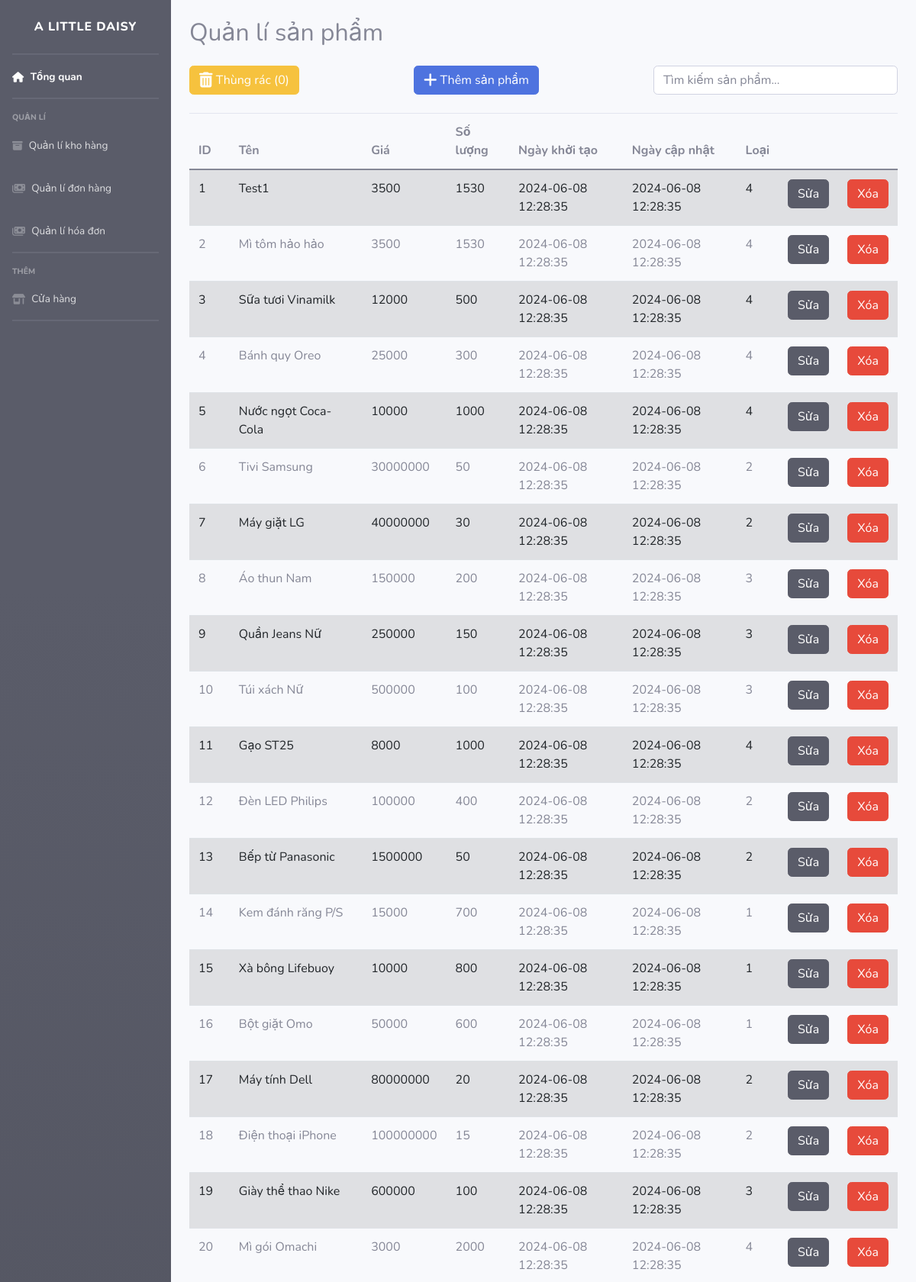
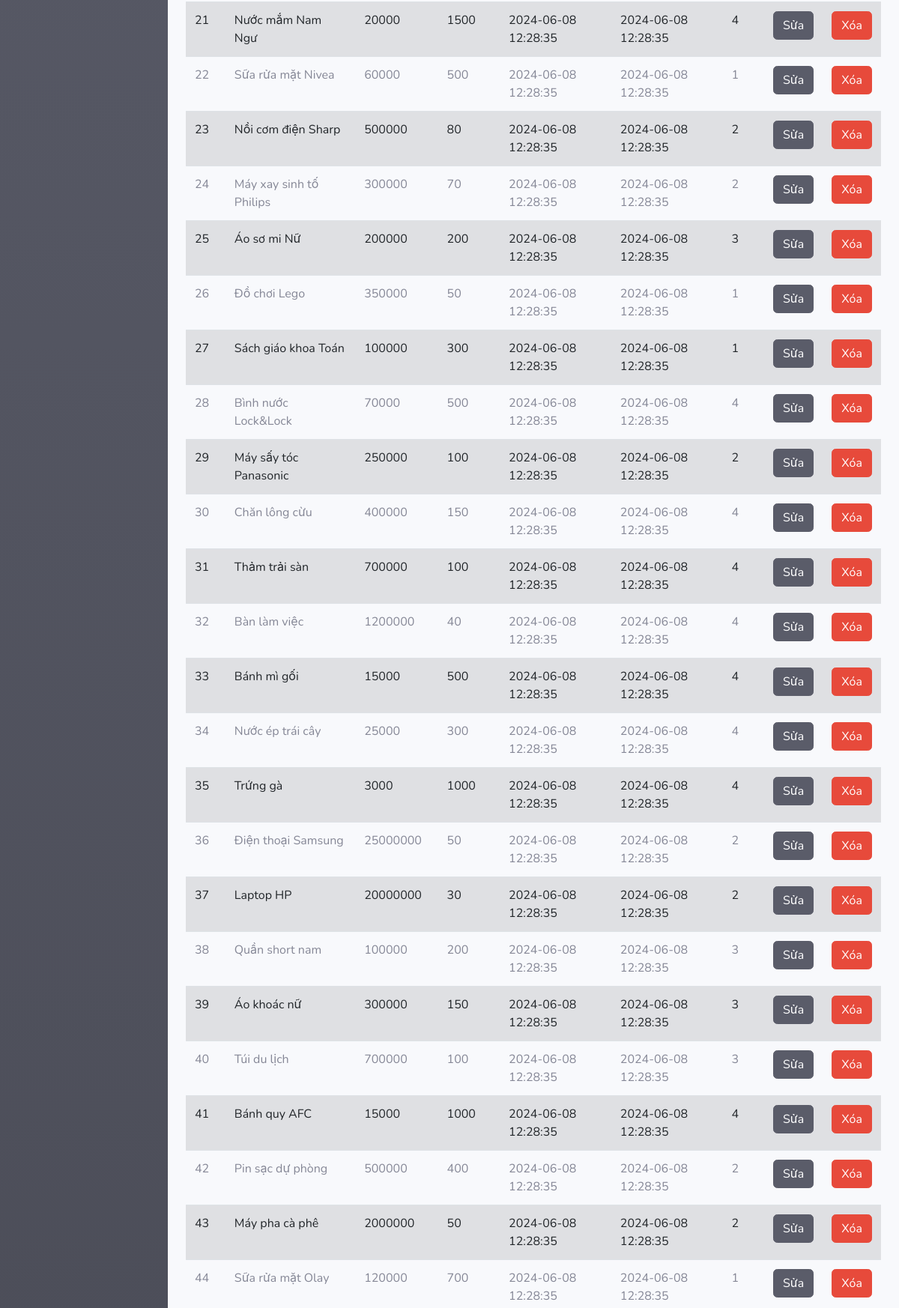
The page /routes/management-item.php (upper part) on the database its author committed (2 pictures, top to bottom).
### tables this page shows
CREATE TABLE products (
    id INT PRIMARY KEY AUTO_INCREMENT,
    name VARCHAR(350) COMMENT 'Tên sản phẩm',
    price FLOAT NOT NULL CHECK (price >= 0),
    count int(11),
    created_at DATETIME DEFAULT CURRENT_TIMESTAMP,
    updated_at DATETIME DEFAULT CURRENT_TIMESTAMP,
    category_id INT,
    deleted boolean not null default false,
    FOREIGN KEY (category_id) REFERENCES categories (id)
);

### app/controllers/management-item-controller.php (called while the page is built, shortened)
<?php
class ManagementItemController
{
    public $table;
    public $conn;
    public function __construct()
    {
        try {
            global $conn;
            $this->conn = $conn;
            $this->table = 'products';
        } catch (mysqli_sql_exception) {
            echo "Could not show data";
        }
    }
    public function index()
    {
        $select_sql = "select * from $this->table where deleted = false";
        $products_data = mysqli_query($this->conn, $select_sql);
        $select_sql_deleted = "select * from $this->table where deleted = true";
        $deleted_products_data = mysqli_query($this->conn, $select_sql_deleted);
        include __DIR__ . ('\..\..\resources\views\management-item.php');
    }
}
return new ManagementItemController;

### resources/views/management-item.php (the view, shortened to what this page needs)
<!DOCTYPE html>
<html lang="en">
<head>
    <link href="https://cdn.jsdelivr.net/npm/bootstrap@5.0.2/dist/css/bootstrap.min.css" rel="stylesheet">
    <link href="public/css/style.css" rel="stylesheet">
</head>
<body>
    <div id="wrapper">
        <ul class="navbar-nav bg-gradient-dark sidebar sidebar-dark accordion">
            <a class="sidebar-brand d-flex align-items-center justify-content-center" href="./home">
                <div class="sidebar-brand-text mx-2">A Little Daisy</div>
            </a>
            <hr class="sidebar-divider my-0">
            <li class="nav-item active">
                <a class="nav-link" href="./home">
                    <span>Tổng quan</span></a>
            </li>
            <hr class="sidebar-divider">
            <div class="sidebar-heading">
                Quản lí
            </div>
            <li class="nav-item">
                <a class="nav-link collapsed" href="./management-item">
                    <span>Quản lí kho hàng</span>
                </a>
            </li>
            <li class="nav-item">
                <a class="nav-link collapsed" href="./management-order">
                    <span>Quản lí đơn hàng</span>
                </a>
            </li>
            <li class="nav-item">
                <a class="nav-link collapsed" href="./management-bill">
                    <span>Quản lí hóa đơn</span>
                </a>
            </li>
            <hr class="sidebar-divider">
            <div class="sidebar-heading">
                Thêm
            </div>
            <li class="nav-item">
                <a class="nav-link collapsed" href="#">
                    <span>Cửa hàng</span>
                </a>
            </li>
            <hr class="sidebar-divider d-none d-md-block">
        </ul>
        <div id="content-wrapper" class="d-flex flex-column pt-4">
            <div class="container mt-6">
                <h2 class="text-left mb-4">Quản lí sản phẩm</h2>
                <div class="d-flex justify-content-between align-items-center mb-3">
                    <button type='button' class='btn btn-warning' data-bs-toggle='modal' data-bs-target='#trash-can-modal'>
                        <i class="fa-solid fa-trash-can fa-lg"></i> Thùng rác (<?php echo mysqli_num_rows($deleted_products_data); ?>)
                    </button>
                    <button type='button' class='btn btn-primary' data-bs-toggle='modal' data-bs-target='#add-modal'>
                        <i class="fa-solid fa-plus fa-lg"></i> Thêm sản phẩm
                    </button>
                    <input type="text" id="search-input" class="form-control search-input" placeholder="Tìm kiếm sản phẩm..." style='width: 320px'>
                </div>
                <table class="table table-striped mt-4">
                    <thead>
                        <tr class="align-middle">
                            <th scope="col">ID</th>
                            <th scope="col">Tên</th>
                            <th scope="col">Giá</th>
                            <th scope="col">Số lượng</th>
                            <th scope="col">Ngày khởi tạo</th>
                            <th scope="col">Ngày cập nhật</th>
                            <th scope="col">Loại</th>
                            <th scope="col" colspan='2'></th>
                        </tr>
                    </thead>
                    <tbody>
                        <?php
                        if (mysqli_num_rows($products_data) > 0) {
                            while ($row = mysqli_fetch_assoc($products_data)) {
                                echo "<tr>
                            <td>{$row['id']}</td>
                            <td>{$row['name']}</td>
                            <td>{$row['price']}</td>
                            <td>{$row['count']}</td>
                            <td>{$row['created_at']}</td>
                            <td>{$row['updated_at']}</td>
                            <td>{$row['category_id']}</td>
                            <td><button type='button' class='btn btn-dark' data-bs-toggle='modal' data-bs-target='#modify-modal' data-id='{$row['id']}' data-name='{$row['name']}' data-price='{$row['price']}' data-count='{$row['count']}' data-category='{$row['category_id']}'>Sửa</button></td>
                            <td><button type='button' class='btn btn-danger'data-bs-toggle='modal' data-bs-target='#soft-delete-modal' data-id='{$row['id']}'>Xóa</button></td>
                        </tr>";
                            }
                        } else {
                            echo "<tr><td colspan='7' class='text-center'>Không có dữ liệu</td></tr>";
                        }
                        ?>
                    </tbody>
                </table>
            </div>
        </div>
    </div>
</body>
</html>

### rows shown on the page
products: id "1", name "Test1", price "3500", count "1530", created_at "2024-06-08 12:28:35", updated_at "2024-06-08 12:28:35", category "4"
products: id "2", name "Mì tôm hảo hảo", price "3500", count "1530", created_at "2024-06-08 12:28:35", updated_at "2024-06-08 12:28:35", category "4"
products: id "3", name "Sữa tươi Vinamilk", price "12000", count "500", created_at "2024-06-08 12:28:35", updated_at "2024-06-08 12:28:35", category "4"
products: id "4", name "Bánh quy Oreo", price "25000", count "300", created_at "2024-06-08 12:28:35", updated_at "2024-06-08 12:28:35", category "4"
products: id "5", name "Nước ngọt Coca-Cola", price "10000", count "1000", created_at "2024-06-08 12:28:35", updated_at "2024-06-08 12:28:35", category "4"
products: id "6", name "Tivi Samsung", price "30000000", count "50", created_at "2024-06-08 12:28:35", updated_at "2024-06-08 12:28:35", category "2"
products: id "7", name "Máy giặt LG", price "40000000", count "30", created_at "2024-06-08 12:28:35", updated_at "2024-06-08 12:28:35", category "2"
products: id "8", name "Áo thun Nam", price "150000", count "200", created_at "2024-06-08 12:28:35", updated_at "2024-06-08 12:28:35", category "3"
products: id "9", name "Quần Jeans Nữ", price "250000", count "150", created_at "2024-06-08 12:28:35", updated_at "2024-06-08 12:28:35", category "3"
products: id "10", name "Túi xách Nữ", price "500000", count "100", created_at "2024-06-08 12:28:35", updated_at "2024-06-08 12:28:35", category "3"
products: id "11", name "Gạo ST25", price "8000", count "1000", created_at "2024-06-08 12:28:35", updated_at "2024-06-08 12:28:35", category "4"
products: id "12", name "Đèn LED Philips", price "100000", count "400", created_at "2024-06-08 12:28:35", updated_at "2024-06-08 12:28:35", category "2"
products: id "13", name "Bếp từ Panasonic", price "1500000", count "50", created_at "2024-06-08 12:28:35", updated_at "2024-06-08 12:28:35", category "2"
products: id "14", name "Kem đánh răng P/S", price "15000", count "700", created_at "2024-06-08 12:28:35", updated_at "2024-06-08 12:28:35", category "1"
products: id "15", name "Xà bông Lifebuoy", price "10000", count "800", created_at "2024-06-08 12:28:35", updated_at "2024-06-08 12:28:35", category "1"
products: id "16", name "Bột giặt Omo", price "50000", count "600", created_at "2024-06-08 12:28:35", updated_at "2024-06-08 12:28:35", category "1"
products: id "17", name "Máy tính Dell", price "80000000", count "20", created_at "2024-06-08 12:28:35", updated_at "2024-06-08 12:28:35", category "2"
products: id "18", name "Điện thoại iPhone", price "100000000", count "15", created_at "2024-06-08 12:28:35", updated_at "2024-06-08 12:28:35", category "2"
products: id "19", name "Giày thể thao Nike", price "600000", count "100", created_at "2024-06-08 12:28:35", updated_at "2024-06-08 12:28:35", category "3"
products: id "20", name "Mì gói Omachi", price "3000", count "2000", created_at "2024-06-08 12:28:35", updated_at "2024-06-08 12:28:35", category "4"
products: id "21", name "Nước mắm Nam Ngư", price "20000", count "1500", created_at "2024-06-08 12:28:35", updated_at "2024-06-08 12:28:35", category "4"
products: id "22", name "Sữa rửa mặt Nivea", price "60000", count "500", created_at "2024-06-08 12:28:35", updated_at "2024-06-08 12:28:35", category "1"
products: id "23", name "Nồi cơm điện Sharp", price "500000", count "80", created_at "2024-06-08 12:28:35", updated_at "2024-06-08 12:28:35", category "2"
products: id "24", name "Máy xay sinh tố Philips", price "300000", count "70", created_at "2024-06-08 12:28:35", updated_at "2024-06-08 12:28:35", category "2"
products: id "25", name "Áo sơ mi Nữ", price "200000", count "200", created_at "2024-06-08 12:28:35", updated_at "2024-06-08 12:28:35", category "3"
products: id "26", name "Đồ chơi Lego", price "350000", count "50", created_at "2024-06-08 12:28:35", updated_at "2024-06-08 12:28:35", category "1"
products: id "27", name "Sách giáo khoa Toán", price "100000", count "300", created_at "2024-06-08 12:28:35", updated_at "2024-06-08 12:28:35", category "1"
products: id "28", name "Bình nước Lock&Lock", price "70000", count "500", created_at "2024-06-08 12:28:35", updated_at "2024-06-08 12:28:35", category "4"
products: id "29", name "Máy sấy tóc Panasonic", price "250000", count "100", created_at "2024-06-08 12:28:35", updated_at "2024-06-08 12:28:35", category "2"
products: id "30", name "Chăn lông cừu", price "400000", count "150", created_at "2024-06-08 12:28:35", updated_at "2024-06-08 12:28:35", category "4"
products: id "31", name "Thảm trải sàn", price "700000", count "100", created_at "2024-06-08 12:28:35", updated_at "2024-06-08 12:28:35", category "4"
products: id "32", name "Bàn làm việc", price "1200000", count "40", created_at "2024-06-08 12:28:35", updated_at "2024-06-08 12:28:35", category "4"
products: id "33", name "Bánh mì gối", price "15000", count "500", created_at "2024-06-08 12:28:35", updated_at "2024-06-08 12:28:35", category "4"
products: id "34", name "Nước ép trái cây", price "25000", count "300", created_at "2024-06-08 12:28:35", updated_at "2024-06-08 12:28:35", category "4"
products: id "35", name "Trứng gà", price "3000", count "1000", created_at "2024-06-08 12:28:35", updated_at "2024-06-08 12:28:35", category "4"
products: id "36", name "Điện thoại Samsung", price "25000000", count "50", created_at "2024-06-08 12:28:35", updated_at "2024-06-08 12:28:35", category "2"
products: id "37", name "Laptop HP", price "20000000", count "30", created_at "2024-06-08 12:28:35", updated_at "2024-06-08 12:28:35", category "2"
products: id "38", name "Quần short nam", price "100000", count "200", created_at "2024-06-08 12:28:35", updated_at "2024-06-08 12:28:35", category "3"
products: id "39", name "Áo khoác nữ", price "300000", count "150", created_at "2024-06-08 12:28:35", updated_at "2024-06-08 12:28:35", category "3"
products: id "40", name "Túi du lịch", price "700000", count "100", created_at "2024-06-08 12:28:35", updated_at "2024-06-08 12:28:35", category "3"
products: id "41", name "Bánh quy AFC", price "15000", count "1000", created_at "2024-06-08 12:28:35", updated_at "2024-06-08 12:28:35", category "4"
products: id "42", name "Pin sạc dự phòng", price "500000", count "400", created_at "2024-06-08 12:28:35", updated_at "2024-06-08 12:28:35", category "2"
products: id "43", name "Máy pha cà phê", price "2000000", count "50", created_at "2024-06-08 12:28:35", updated_at "2024-06-08 12:28:35", category "2"
products: id "44", name "Sữa rửa mặt Olay", price "120000", count "700", created_at "2024-06-08 12:28:35", updated_at "2024-06-08 12:28:35", category "1"

### other values the page prints
mysqli_num_rows($deleted_products_data) "0"
